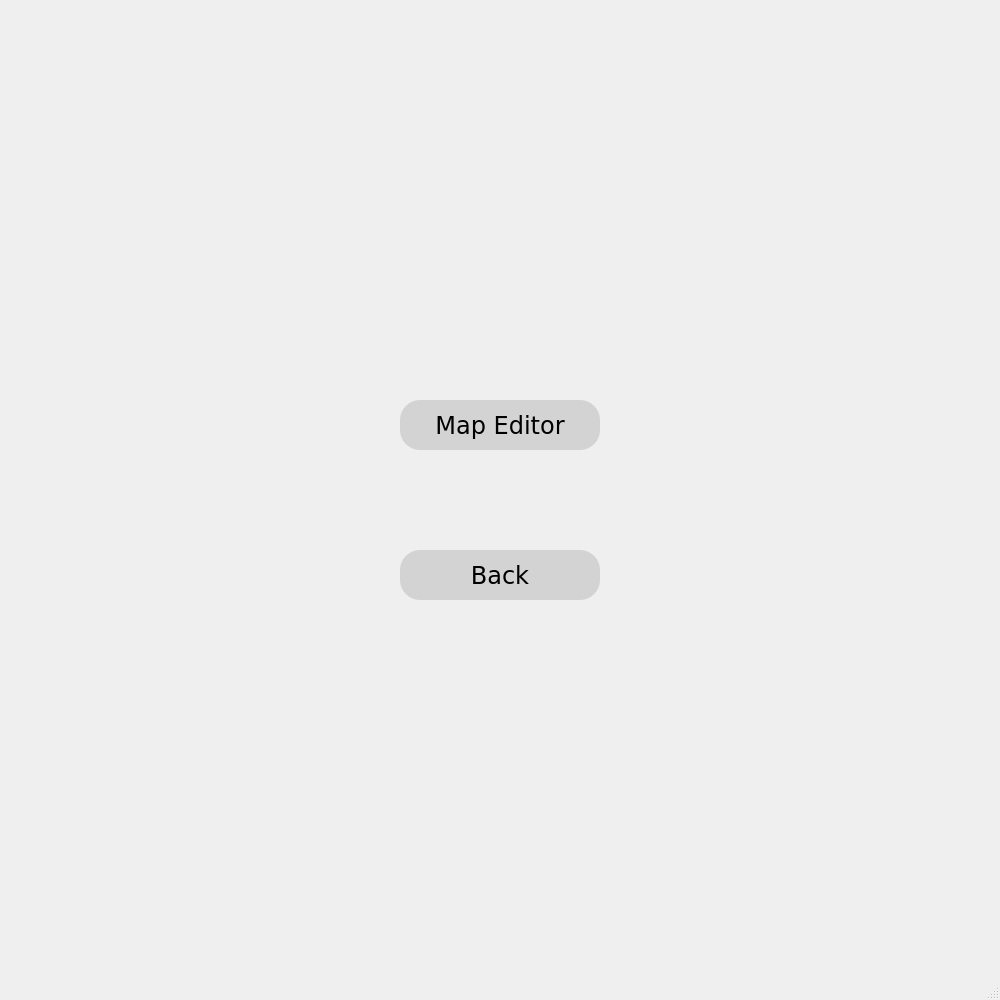
<?xml version="1.0" encoding="UTF-8"?>
<ui version="4.0">
 <class>ExtrasMenu</class>
 <widget class="QMainWindow" name="ExtrasMenu">
  <property name="geometry">
   <rect>
    <x>0</x>
    <y>0</y>
    <width>1000</width>
    <height>1000</height>
   </rect>
  </property>
  <property name="windowTitle">
   <string>MainWindow</string>
  </property>
  <widget class="QWidget" name="centralwidget">
   <widget class="QPushButton" name="MapEditorButton">
    <property name="geometry">
     <rect>
      <x>400</x>
      <y>400</y>
      <width>200</width>
      <height>50</height>
     </rect>
    </property>
    <property name="styleSheet">
     <string notr="true">QPushButton {
        background-color: lightgray;
        font-family: Verdana;
        font-size: 24px;
        border-radius: 20px;
        min-width: 200px; /* Set the minimum width */
        min-height: 50px; /* Set the minimum height */
		position: absolute;
   		 left: 100px;
   		 top: 200px;
    }

    QPushButton:hover {
        background-color: rgb(203, 255, 255);
}</string>
    </property>
    <property name="text">
     <string>Map Editor</string>
    </property>
   </widget>
   <widget class="QPushButton" name="BackButton">
    <property name="geometry">
     <rect>
      <x>400</x>
      <y>550</y>
      <width>200</width>
      <height>50</height>
     </rect>
    </property>
    <property name="styleSheet">
     <string notr="true">QPushButton {
        background-color: lightgray;
        font-family: Verdana;
        font-size: 24px;
        border-radius: 20px;
        min-width: 200px; /* Set the minimum width */
        min-height: 50px; /* Set the minimum height */
		position: absolute;
   		 left: 100px;
   		 top: 200px;
    }

    QPushButton:hover {
        background-color: rgb(203, 255, 255);
}
</string>
    </property>
    <property name="text">
     <string>Back</string>
    </property>
   </widget>
  </widget>
  <widget class="QStatusBar" name="statusbar"/>
 </widget>
 <resources/>
 <connections/>
</ui>
